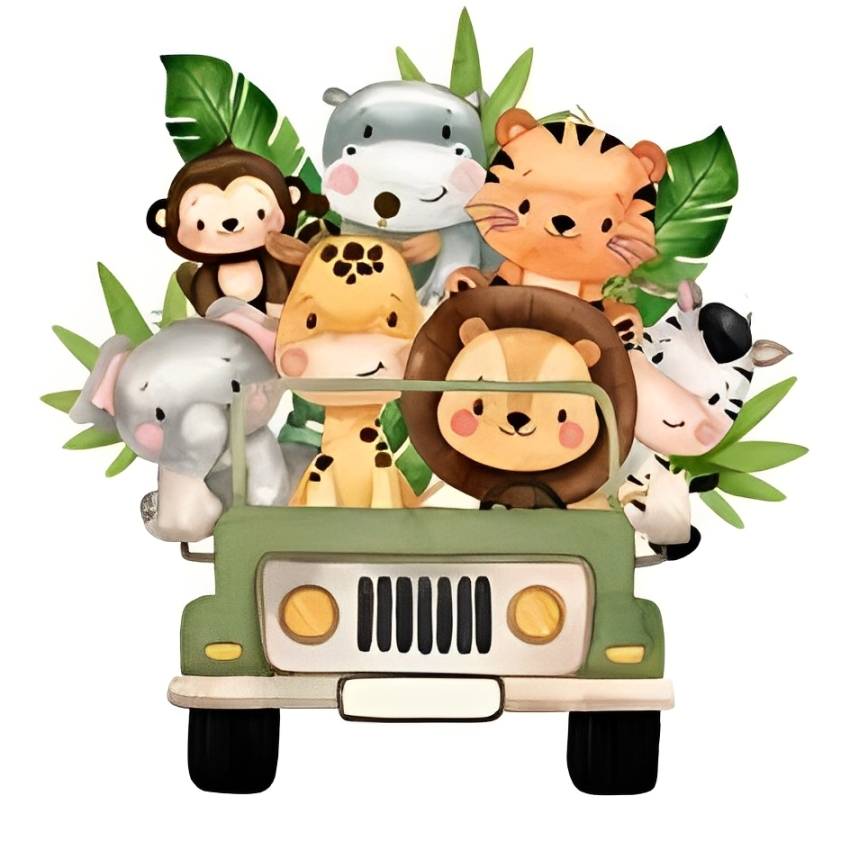
#> input picture 03_Automatizando Tarefas com Python/Onboarding/Edição_imagens/quality_image/fotos/83128c8bb63c4a836dbd7981f1d9d783.jpg, 850 x 850 px; its folder holds only this picture in this run
$ python quality_color.py
#> lines starting #> are read from the running program, lines starting #| are printed output that depends on the picture
import cv2
from PIL import Image, ImageEnhance
import os
import numpy as np

# --- Caminhos ---
base_dir = r'D:\Search\dashboard_python\03_Automatizando Tarefas com Python\Onboarding\Edição_imagens\quality_image'
files_path = os.path.join(base_dir, 'fotos')
image_path = os.path.join(base_dir, 'enhanced_images')

os.makedirs(image_path, exist_ok=True)

print(f"Pasta destino: {image_path}")
print("Existe a pasta?", os.path.exists(image_path))

files = [f for f in os.listdir(files_path) if f.lower().endswith(('.jpg', '.jpeg', '.png'))]

for file in files:
    file_path = os.path.join(files_path, file)
    new_path = os.path.join(image_path, file)

    print(f"📷 Processando: {file}")
    print(f"Caminho para salvar: {new_path}")

    # Abrir imagem usando imdecode para suportar unicode no path
    try:
        with open(file_path, 'rb') as f:
            file_bytes = np.asarray(bytearray(f.read()), dtype=np.uint8)
            img_cv = cv2.imdecode(file_bytes, cv2.IMREAD_COLOR)
#> img_cv is the input picture: shape (850, 850, 3); mean B, G, R 183, 201.7, 209.7
    except Exception as e:
        print(f"⚠ Erro ao abrir {file}: {e}")
        continue

    if img_cv is None:
        print(f"⚠ Não foi possível ler: {file}")
        continue

    if img_cv.shape[2] == 4:
        img_cv = cv2.cvtColor(img_cv, cv2.COLOR_BGRA2BGR)

    img_cv = cv2.fastNlMeansDenoisingColored(img_cv, None, 2, 2, 1, 12)

    h, w = img_cv.shape[:2]
#> h = 850; w = 850
    upscale_factor = 2 if max(h, w) < 1500 else 1.5
#> upscale_factor = 2
    new_size = (int(w * upscale_factor), int(h * upscale_factor))
#> new_size = (1700, 1700)
    img_cv = cv2.resize(img_cv, new_size, interpolation=cv2.INTER_CUBIC)
#> img_cv: shape (1700, 1700, 3)

    img = Image.fromarray(cv2.cvtColor(img_cv, cv2.COLOR_BGR2RGB))
    img = ImageEnhance.Brightness(img).enhance(1.1)
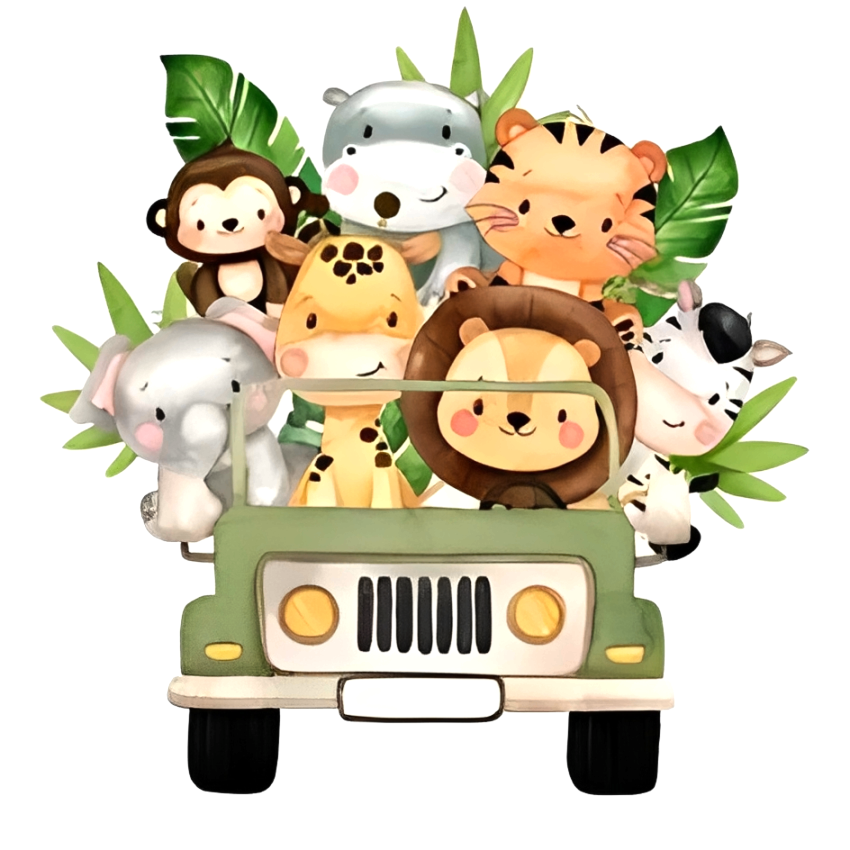
#> img: PIL image 1700x1700 RGB (shown at 1/2 size); mean R, G, B 215.3, 208.6, 188.7
    img = ImageEnhance.Contrast(img).enhance(1.1)
    img = ImageEnhance.Color(img).enhance(1.1)
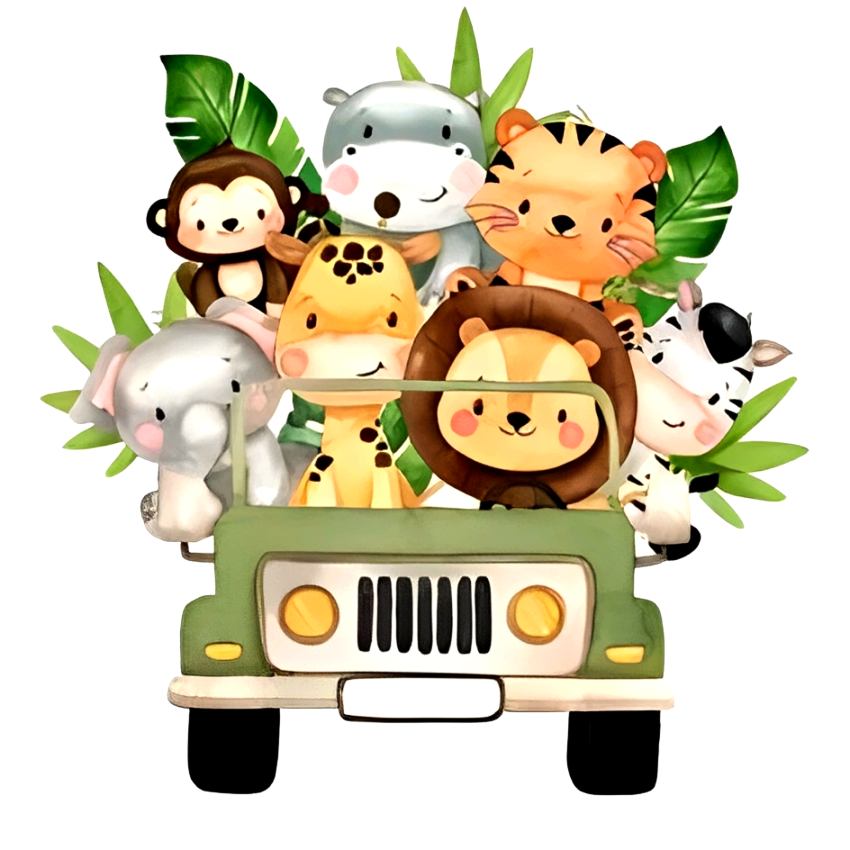
#> img: PIL image 1700x1700 RGB (shown at 1/2 size); mean R, G, B 213.5, 206.4, 182.8
    img = ImageEnhance.Sharpness(img).enhance(2.0)

    try:
        img.save(new_path, "JPEG", quality=95)
        print(f"Imagem salva com sucesso: {new_path}")
    except Exception as e:
        print(f"Erro ao salvar a imagem {file}: {e}")

print("✅ Processo finalizado! Imagens salvas em:", image_path)
